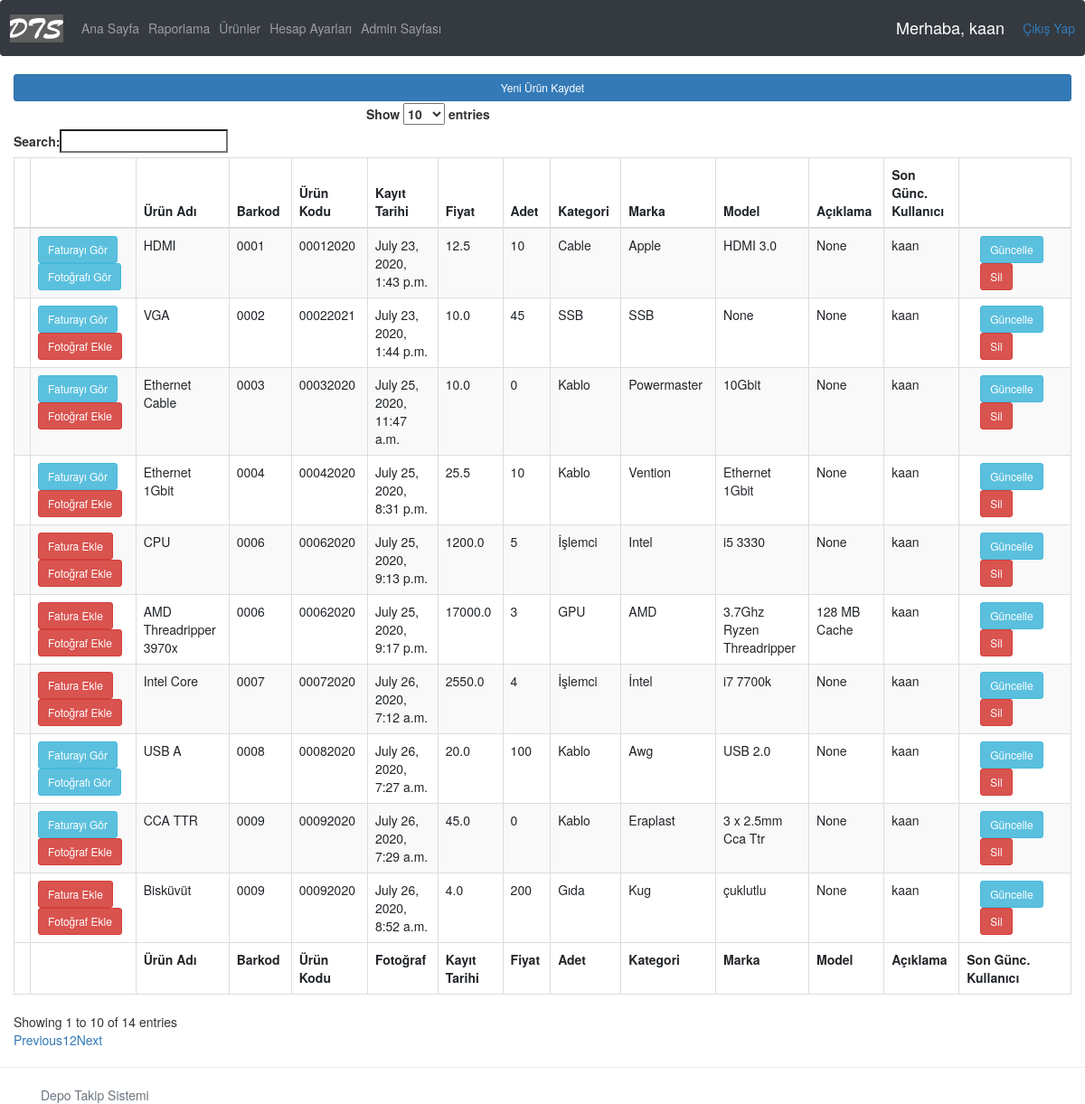
The page /products/ (signed in) on the database its author committed.
### accounts/models.py (models this page shows, shortened)
class Product(models.Model):
    name = models.CharField(max_length=200)
    barcode = models.CharField(max_length=48)
    code = models.CharField(max_length=255)
    criticalStock = models.BooleanField(default=False) #kritik stok
    criticalStockAmt = models.IntegerField(null=True, blank=True)
    photo = models.ImageField(blank=True, null=True)
    vendor = models.CharField(max_length=200) #alınan firma
    dateBought = models.DateField(null=True) #satın alınan tarih
    regDate = models.DateTimeField( auto_now_add=True, null=True ) #ürünün kayıt edildiği tarih
    price = models.FloatField() #ürünün fiyatı
    amount = models.IntegerField() #ürünün adeti
    category = models.CharField(max_length=200) #ürünün kategorisi
    brand = models.CharField(max_length = 200) #ürünün markası
    model = models.CharField(max_length = 200, blank=True, null=True)
    description = models.CharField(max_length = 400, blank=True, null=True) #açıklama
    editor = models.CharField(max_length = 200) #ürünü kaydeden/silen kullanıcı
    invoice = models.OneToOneField('Invoice', on_delete=models.CASCADE, related_name="fatura", null=True, blank=True )

### accounts/views.py (the view)
# urls.py: path('products/', views.products, name='products'),
@login_required(login_url='login')
def products(request):
    products = Product.objects.all()
    myFilter = ProductFilter(request.GET, queryset=products)
    products = myFilter.qs
    context = {'products': products,
    'myFilter': myFilter }
    return render( request, 'accounts/products-new.html', context )

### accounts/templates/accounts/products-new.html (shortened to what this page needs)
{%  extends 'accounts/main.html' %}
{% block content %}
<script src="https://code.jquery.com/jquery-3.3.1.slim.min.js"></script>
<link rel="stylesheet" href="https://cdn.datatables.net/1.10.21/css/dataTables.bootstrap.min.css">
<link rel="stylesheet" href="https://maxcdn.bootstrapcdn.com/bootstrap/3.3.7/css/bootstrap.min.css">
<a class="btn btn-primary  btn-sm btn-block" href="{% url 'addProduct' %}">Yeni Ürün Kaydet</a>
    <table id="products" class="table table-striped table-bordered" cellspacing="0" width="100%">
      <thead>
        <tr>
          <th></th>
          <th></th>
          <th>Ürün Adı</th>
          <th>Barkod</th>
          <th>Ürün Kodu</th>
          <th>Kayıt Tarihi</th>
          <th>Fiyat</th>
          <th>Adet</th>
          <th>Kategori</th>
          <th>Marka</th>
          <th>Model</th>
          <th>Açıklama</th>
          <th>Son Günc. Kullanıcı</th>
          <th></th>
        </tr>
      </thead>
      <tbody>
          {% for product in products %}
              <tr>
                  <td></td>
                  <div class="col-sm-2 buttons-alignment">
                      <td>
                          {% if product.invoice is not Null %}
                              <a class="btn btn-sm btn-info" href="{% url 'invoice-path' product.invoice.id %}">Faturayı Gör</a>
                          {% else %}
                              <a class="btn btn-sm btn-danger" href="{% url 'addInvoice' product.id %}">Fatura Ekle</a>
                          {% endif %}
                          {% if product.photo %}
                             <a class="btn btn-sm btn-info" href="{{ product.photo.url }}">Fotoğrafı Gör</a>
                          {% else %}
                             <a class="btn btn-sm btn-danger" href="{% url 'updateProduct' product.id %}">Fotoğraf Ekle</a>
                          {% endif %}
                      </td>
                  </div>
                  <td>{{ product.name }}</td>
                  <td>{{ product.barcode }}</td>
                  <td>{{ product.code }}</td>
                  <td>{{ product.regDate }}</td>
                  <td>{{ product.price }}</td>
                  <td>{{ product.amount }}</td>
                  <td>{{ product.category }}</td>
                  <td>{{ product.brand }}</td>
                  <td>{{ product.model }}</td>
                  <td>{{ product.description }}</td>
                  <td>{{ product.editor }}</td>
                  <td>
                      <div class="col-sm-2 buttons-alignment">
                          <a class="btn btn-sm btn-info" href="{% url 'updateProduct' product.id %}">Güncelle</a>
                          <a class="btn btn-sm btn-danger" href="{% url 'deleteProduct' product.id %}">Sil</a>
                      </div>
                  </td>
              </tr>
          {% endfor %}
      </tbody>
      <tfoot>
        <tr>
          <th>
          </th>
          <th>
          </th>
          <th>Ürün Adı
          </th>
          <th>Barkod
          </th>
          <th>Ürün Kodu
          </th>
          <th>Fotoğraf
          </th>
          <th>Kayıt Tarihi
          </th>
          <th>Fiyat
          </th>
          <th>Adet
          </th>
          <th>Kategori
          </th>
          <th>Marka
          </th>
          <th>Model
          </th>
          <th>Açıklama
          </th>
          <th>Son Günc. Kullanıcı
          </th>
        </tr>
      </tfoot>
    </table>
{% endblock content %}

### accounts/templates/accounts/navbar.html (shortened to what this page needs)
{% load static %}
<nav class="navbar navbar-expand-lg navbar-dark bg-dark">
  <img class="logo" src="{% static 'images/dts.png' %}">
  <div class="collapse navbar-collapse" id="navbarNav">
    <ul class="navbar-nav">
      <li class="nav-item ">
        <a class="nav-link" href="{% url 'home' %}">Ana Sayfa</a>
      </li>
      {% if request.user.is_staff %}
      <li class="nav-item ">
        <a class="nav-link" href="/products">Raporlama</a>
      </li>
      {% endif %}
      <li class="nav-item ">
        <a class="nav-link" href="/products">Ürünler</a>
      </li>
      <li class="nav-item">
        <a class="nav-link" href="{% url 'account' %}">Hesap Ayarları</a>
      </li>
      <li class="nav-item">
        <a class="nav-link" href="/admin">Admin Sayfası</a>
    </ul>
  </div>
  <span class="hello-msg">Merhaba, {{request.user}}</span>
  <span><a href="{% url 'logout' %}">Çıkış Yap</a></span>
</nav>

### static/css/main.css (style rules this page uses)
body { background-color: #ebeff5; }

### accounts/templates/accounts/navbar.html (style rules this page uses)
.hello-msg { font-size: 18px; color: #fff; margin-right: 20px; }

### rows shown on the page
Product: shows "Faturayı Gör", name "HDMI", barcode "0001", code "00012020", regDate "July 23, 2020, 1:43 p.m.", price "12.5", amount "10", category "Cable", brand "Apple", model "HDMI 3.0", description "None", editor "kaan"
Product: shows "Faturayı Gör", photo "Fotoğraf Ekle", name "VGA", barcode "0002", code "00022021", regDate "July 23, 2020, 1:44 p.m.", price "10.0", amount "45", category "SSB", brand "SSB", model "None", description "None", editor "kaan"
Product: shows "Faturayı Gör", photo "Fotoğraf Ekle", name "Ethernet Cable", barcode "0003", code "00032020", regDate "July 25, 2020, 11:47 a.m.", price "10.0", amount "0", category "Kablo", brand "Powermaster", model "10Gbit", description "None", editor "kaan"
Product: shows "Faturayı Gör", photo "Fotoğraf Ekle", name "Ethernet 1Gbit", barcode "0004", code "00042020", regDate "July 25, 2020, 8:31 p.m.", price "25.5", amount "10", category "Kablo", brand "Vention", model "Ethernet 1Gbit", description "None", editor "kaan"
Product: shows "Fatura Ekle", photo "Fotoğraf Ekle", name "CPU", barcode "0006", code "00062020", regDate "July 25, 2020, 9:13 p.m.", price "1200.0", amount "5", category "İşlemci", brand "Intel", model "i5 3330", description "None", editor "kaan"
Product: shows "Fatura Ekle", photo "Fotoğraf Ekle", name "AMD Threadripper 3970x", barcode "0006", code "00062020", regDate "July 25, 2020, 9:17 p.m.", price "17000.0", amount "3", category "GPU", brand "AMD", model "3.7Ghz Ryzen Threadripper", description "128 MB Cache", editor "kaan"
Product: shows "Fatura Ekle", photo "Fotoğraf Ekle", name "Intel Core", barcode "0007", code "00072020", regDate "July 26, 2020, 7:12 a.m.", price "2550.0", amount "4", category "İşlemci", brand "İntel", model "i7 7700k", description "None", editor "kaan"
Product: shows "Faturayı Gör", name "USB A", barcode "0008", code "00082020", regDate "July 26, 2020, 7:27 a.m.", price "20.0", amount "100", category "Kablo", brand "Awg", model "USB 2.0", description "None", editor "kaan"
Product: shows "Faturayı Gör", photo "Fotoğraf Ekle", name "CCA TTR", barcode "0009", code "00092020", regDate "July 26, 2020, 7:29 a.m.", price "45.0", amount "0", category "Kablo", brand "Eraplast", model "3 x 2.5mm Cca Ttr", description "None", editor "kaan"
Product: shows "Fatura Ekle", photo "Fotoğraf Ekle", name "Bisküvüt", barcode "0009", code "00092020", regDate "July 26, 2020, 8:52 a.m.", price "4.0", amount "200", category "Gıda", brand "Kug", model "çuklutlu", description "None", editor "kaan"

### other values the page prints
{{ request.user }} "kaan"
